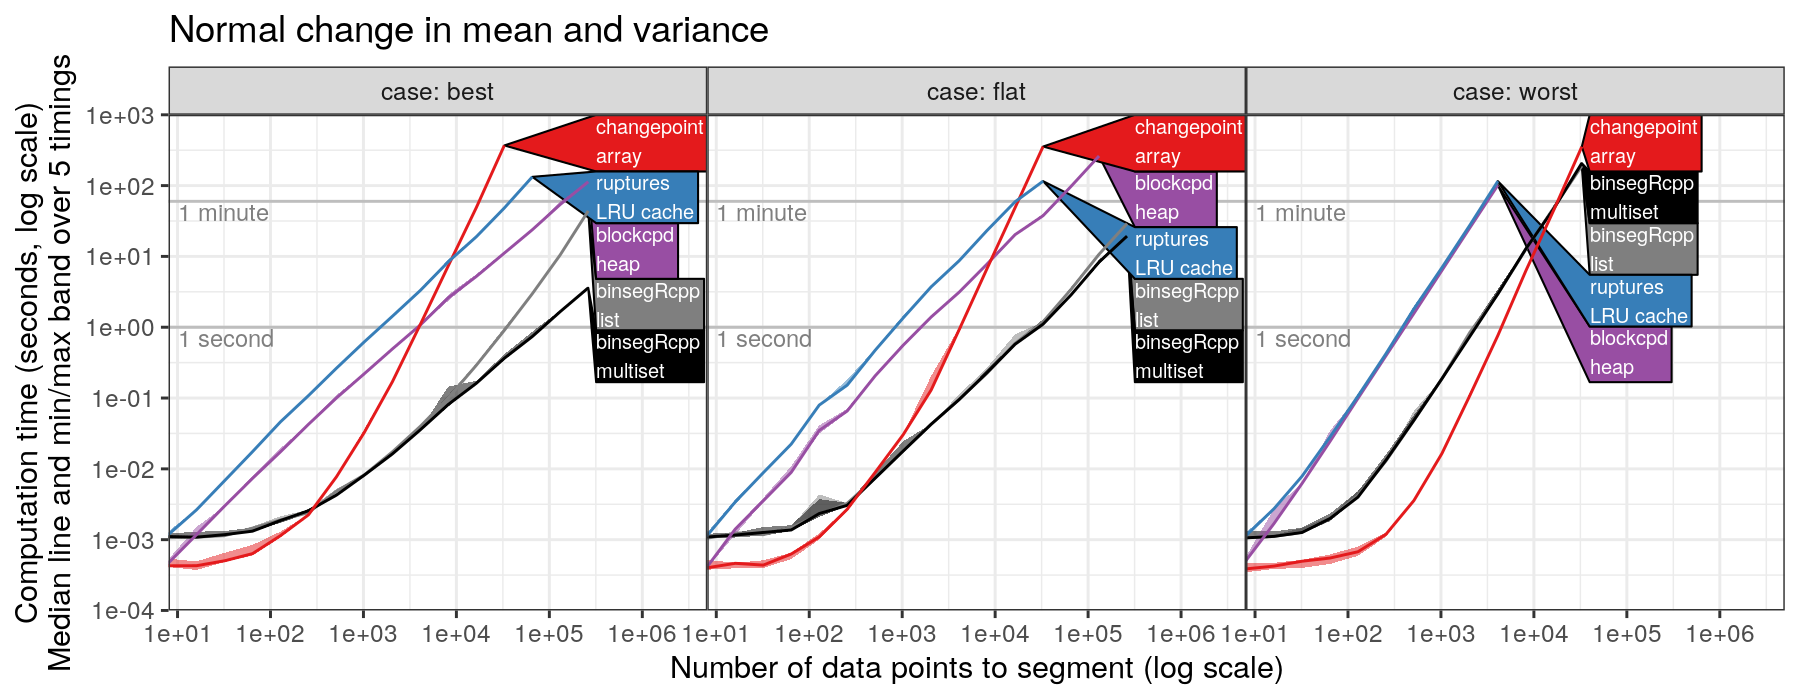

This chart was generated by the following R code:
source("packages.R")
timing.stats <- data.table::fread(
"figure-timings-meanvar_norm-data.csv"
)[N.data<2^19]
timing.stats[, new.pkg := ifelse(
  package %in% names(disp.pkg), disp.pkg[package], package)]
timing.stats[, Package := sub("[.]", "\n", new.pkg, perl=TRUE)]
##timing.stats[, Package := sub("[.]|(?<=fpop)::", "\n", package, perl=TRUE)]
(total.minutes <- timing.stats[, sum(seconds_median*seconds_timings) / 60])
timing.stats[, min.loss := min(loss), by=.(case,N.data)]
timing.stats[loss==min.loss, .(N.data, max.segs, case, Package, loss, min.loss)]
timing.stats[loss>min.loss, .(N.data, max.segs, case, Package, loss, min.loss)]
ref.dt <- rbind(
  data.table(seconds=1, unit="1 second"),
  data.table(seconds=60, unit="1 minute"))
gg <- ggplot()+
  scale_color_manual(values=pkg.colors)+
  theme_bw()+
  theme(panel.spacing=grid::unit(0, "lines"))+
  facet_grid(. ~ case, labeller=label_both)+
  geom_line(aes(
    N.data, loss/N.data, color=Package),
    data=timing.stats)+
  coord_cartesian(
    xlim=c(NA, 1e8))+
  scale_x_log10(
    "Number of data points to segment (log scale)",
    breaks=10^seq(1, 6, by=1))+
  scale_y_log10(
    "Mean squared error (log scale)")
(dl <- directlabels::direct.label(gg, list(cex=0.6, "last.polygons")))
png("figure-timings-meanvar_norm-loss.png", width=9, height=3.5, units="in", res=200)
print(dl)
dev.off()

gg <- ggplot()+
  scale_color_manual(values=pkg.colors)+
  scale_fill_manual(values=pkg.colors)+
  ggtitle("Normal change in mean and variance")+
  theme_bw()+
  theme(
    legend.position="none",
    panel.spacing=grid::unit(0, "lines"))+
  facet_grid(. ~ case, labeller=label_both)+
  geom_hline(aes(
    yintercept=seconds),
    data=ref.dt,
    color="grey")+
  geom_text(aes(
    10, seconds, label=unit),
    data=ref.dt,
    size=3,
    hjust=0,
    vjust=1.1,
    color="grey50")+
  directlabels::geom_dl(aes(
    N.data, seconds_median, color=Package, label=Package),
    data=timing.stats,
    method=list(cex=0.6, "last.polygons"))+
  geom_ribbon(aes(
    N.data, ymin=seconds_min, ymax=seconds_max, fill=Package),
    alpha=0.5,
    data=timing.stats)+
  geom_line(aes(
    N.data, seconds_median, color=Package),
    data=timing.stats)+
  scale_x_log10(
    "Number of data points to segment (log scale)",
    breaks=10^seq(1, 6, by=1))+
  coord_cartesian(
    expand=FALSE,
    ylim=c(1e-4, 1e3),
    xlim=c(8, 5e6))+
  scale_y_log10(
    "Computation time (seconds, log scale)\nMedian line and min/max band over 5 timings",
    breaks=10^seq(-10,10))
png("figure-timings-meanvar_norm.png", width=9, height=3.5, units="in", res=200)
print(gg)
dev.off()
